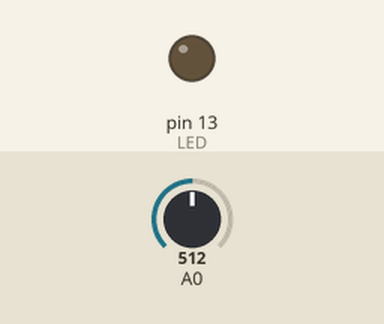
This sketch was run on a simulated Arduino Uno, built with avr-gcc and run on an emulated ATmega328P. On the bench: output pins drawn as LEDs (lit = HIGH). Dashed ring = blinking. The inputs (shaded band) are chosen by the test bench; at power-on: A0 = 512.

Above: at 1.1 s.
At 2.8 s:
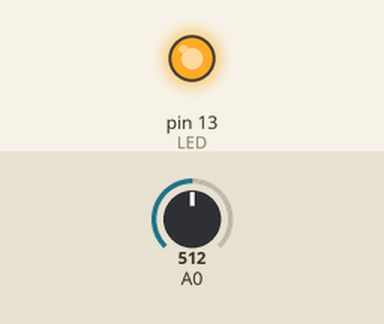
2.9 s: A0 set to 834
At 3.8 s:
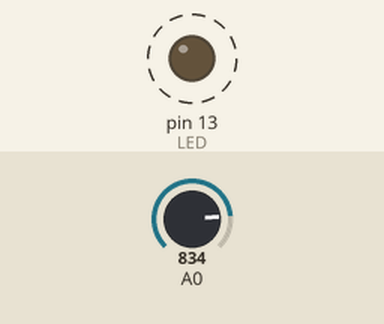
6.4 s: A0 set to 858
Timing chart, 0 to 15.9 s (numbered marks = the images above; inputs shaded):
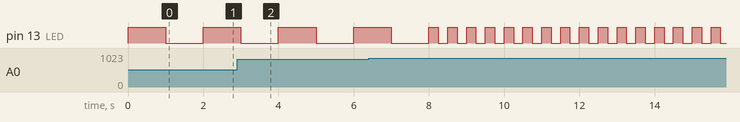

The sketch:

WEEK_10_QUIZ_QUES2.ino
```cpp
const int LED = 13;

void setup() {
  pinMode(LED, OUTPUT);
  Serial.begin(9600);


}

void loop() {
  int potvalue = analogRead(0);
  if (potvalue <= 255) {
    digitalWrite(LED, HIGH);
    delay(2000);
    digitalWrite(LED, LOW);
    delay(2000);
  }
  if (potvalue >= 255 &&  potvalue <= 450) {
  digitalWrite(LED, HIGH);
    delay(1250);
    digitalWrite(LED, LOW);
    delay(1250);
  }
  if (potvalue > 450 && potvalue <= 850) {
  digitalWrite(LED, HIGH);
    delay(1000);
    digitalWrite(LED, LOW);
    delay(1000);
  }
  if (potvalue > 850 && potvalue <= 1023) {
  digitalWrite(LED, HIGH);
    delay(250);
    digitalWrite(LED, LOW);
    delay(250);
  }


}
```

Measured:
- by itself, pin 13 (LED): repeats every 0.50 s: HIGH 0.25 s, LOW 0.25 s
